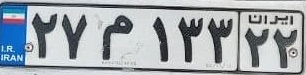
%> input picture CA2/q2/plate.jpg, 306 x 75 px
$ octave p2.m   (GNU Octave 9; MATLAB toolbox functions it lacks are replaced by stand-ins)
%> lines starting %> are read from the running program, lines starting %| are printed output that depends on the picture; in (x1, y1, x2, y2) boxes, pixels count from 0 and x2, y2 are one past the last pixel; in counts of white or black regions, pixels touching at a corner belong together; the program's own positions count from 1
clc
close all;
clear;

%1)extracting Original image
[file,path]=uigetfile({'*.jpg;*.bmp;*.png;*.tif'},'Choose an image');
%> the answer given: plate.jpg
s=[path,file];
picture=imread(s);
%> picture is the input picture: size 75x306x3 uint8; mean R, G, B 161.1, 168.2, 174
figure
subplot(3,2,1)
imshow(picture)
title('Original Image')

%2)resizing the image for better correlation
picture=imresize(picture,[300 500]);
%> picture: size 300x500x3 uint8
subplot(3,2,2)
imshow(picture)
title('Resized Image')


%3)making the image gray
picture=rgb2gray(picture);
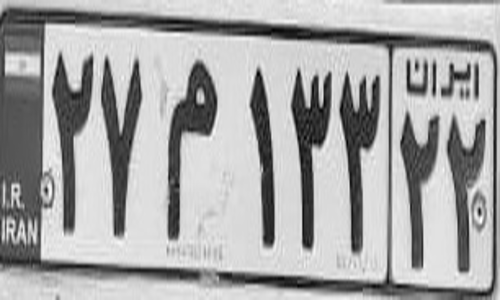
%> picture: size 300x500 uint8; min 0, max 255, mean 166.8
subplot(3,2,3)
imshow(picture)
title('Grayscal Image')

%4)making the image binary(black & white)
threshold = graythresh(picture);
%> threshold = 0.565
picture =~imbinarize(picture,threshold);
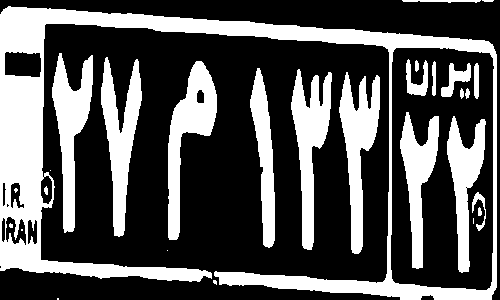
%> picture: size 300x500 logical; 33.4% white; 29 white regions (8 under 20 px), largest, box (x1, y1, x2, y2) and area: (0, 6, 497, 300) 23333, (168, 61, 217, 240) 3492, (339, 72, 380, 254) 3462
subplot(3,2,4)
imshow(picture)
title('Binary Image')

%5)cleaning the image by using connected pixels
number_of_pixels = 500 ;
picture = bwareaopen(picture,number_of_pixels);
background=bwareaopen(picture,5000);
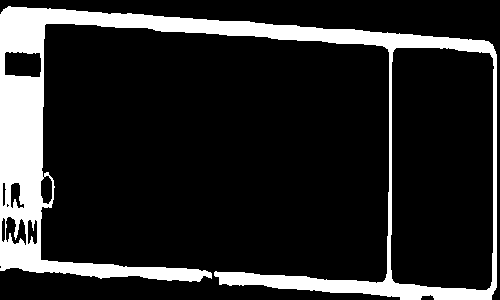
%> background: size 300x500 logical; 15.6% white; 1 white region, box (x1, y1, x2, y2) and area: (0, 6, 497, 300) 23333
picture=picture-background;
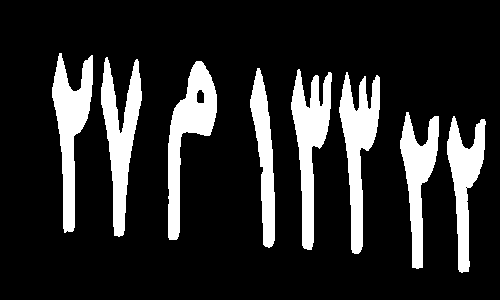
%> picture: size 300x500 double; values 0 (black) and 1 (white), 16.7% white; 8 white regions, largest, box (x1, y1, x2, y2) and area: (168, 61, 217, 240) 3492, (339, 72, 380, 254) 3462, (291, 69, 332, 250) 3436
subplot(3,2,5)
imshow(picture)
title('Clean Image')

%6)divide image into segments(letters and digits)
[picture,Ne]=bwlabel(picture);
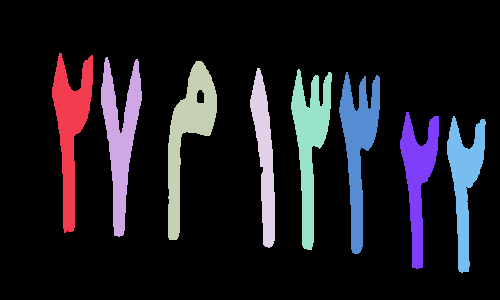
%> picture: size 300x500 double; 9 distinct labels, from 0 to 8; one colour per label, 0 black
%> Ne = 8
subplot(3,2,6)
imshow(picture)
title('Segmentated Image')

%7)loading the dataset for letters and digits
load TRAININGSETPER;
totalLetters=size(TRAINPER,2);

figure
final_output=[];
for n=1:Ne
    [r,c]=find(picture==n);
    Y=picture(min(r):max(r),min(c):max(c));
    imshow(Y)
    Y=imresize(Y,[42,24]);
    imshow(Y)
    pause(0.2)

    ro=zeros(1,totalLetters);
    for k=1:totalLetters
        ro(k)=corr2(TRAINPER{1,k},Y);
    end
    [MAXRO,pos]=max(ro);
    if MAXRO>.5
        out=cell2mat(TRAINPER(2,pos));
        final_output=[final_output out];
    end
end
%> this loop made 8 passes
%> (MAXRO, pos, out, final_output) on passes 1 to 8: (0.925, 3, '2', '2'), (0.906, 8, '7', '27'), (0.88, 17, 'm', '27m'), (0.892, 2, '1', '27m1'), (0.904, 4, '3', '27m13'), (0.909, 4, '3', '27m133'), (0.865, 3, '2', '27m1332'), (0.905, 3, '2', '27m13322')
%> pass 1, `Y=imresize(Y,[42,24]);`:
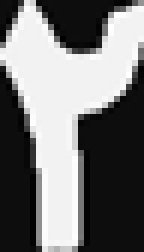
%> Y: size 42x24 double (shown 6 times larger); min -0.0612, max 1.06, mean 0.457; drawn with min black and max white
%> pass 2, `Y=picture(min(r):max(r),min(c):max(c));`:
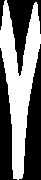
%> Y: size 180x41 double; values 0 (black) and 2 (white), 46.5% white; 1 white region, box (x1, y1, x2, y2) and area: (0, 0, 41, 180) 3434
%> after the loop, ro = 22 values, max 0.905 at index 3, min -0.262 at index 16, mean 0.124

%8)writing the plate number into a text file
disp(final_output);
%| 27m13322
file = fopen('Number_Plate_2.txt', 'wt');
fprintf(file,'%s\n',final_output);
fclose(file);
winopen('Number_Plate_2.txt')
